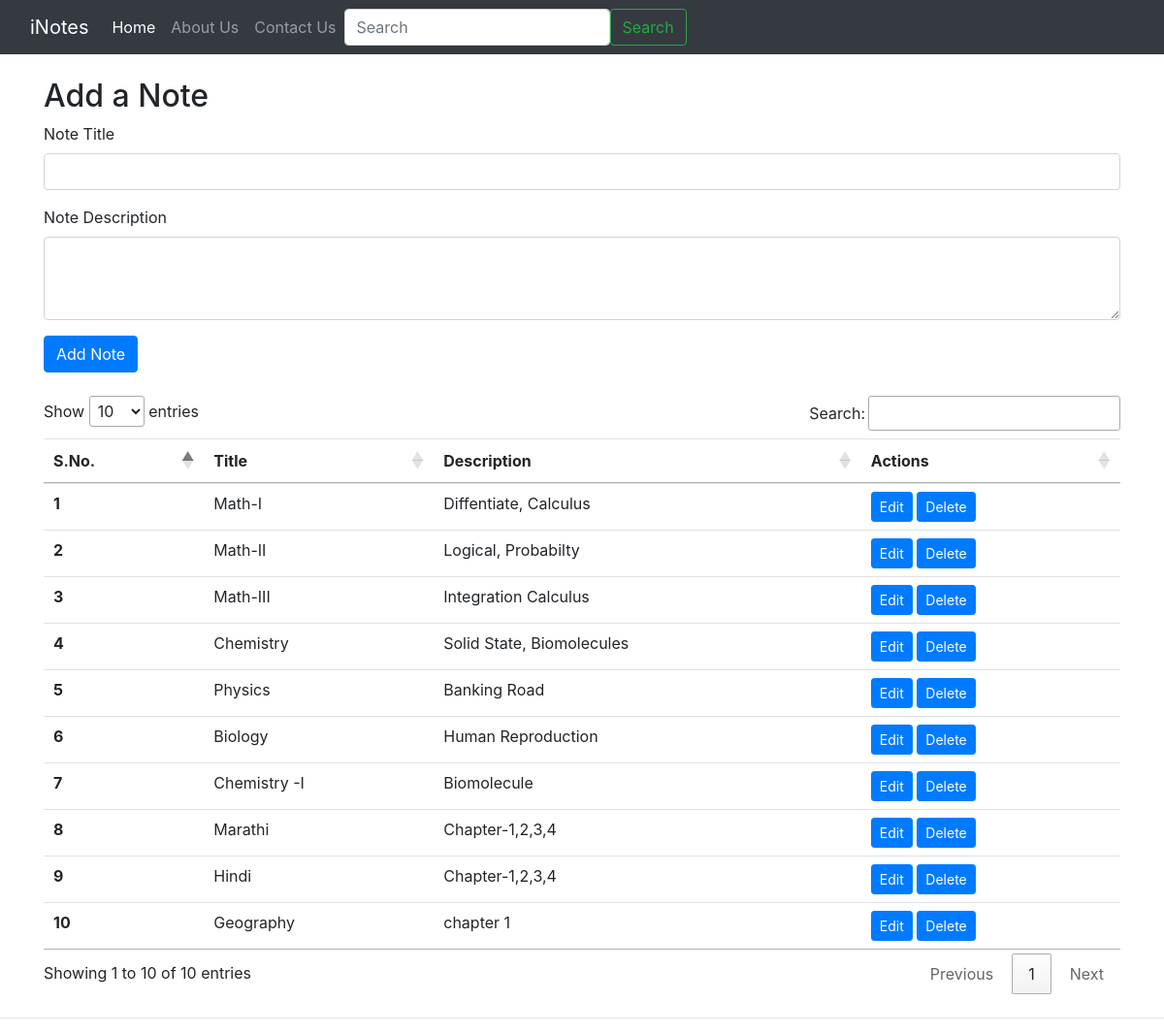
The page / on the database its author committed.
### tables this page shows
CREATE TABLE `notes` (
  `sno` int(11) NOT NULL,
  `title` varchar(50) NOT NULL,
  `description` text NOT NULL,
  `tstamp` datetime NOT NULL DEFAULT current_timestamp()
);

### index.php (the view, shortened to what this page needs)
<?php
$servername = "localhost";
$username = "root";
$password = "";
$database = "notes";
$conn = mysqli_connect($servername,$username,$password,$database);
?>
<!doctype html>
<html lang="en">
  <head>
    <link rel="stylesheet" href="https://stackpath.bootstrapcdn.com/bootstrap/4.4.1/css/bootstrap.min.css"
>
    <link rel="stylesheet" href="//cdn.datatables.net/1.10.20/css/jquery.dataTables.min.css">
  </head>
  <body>
    <nav class="navbar navbar-expand-lg navbar-dark bg-dark">
        <div class="container-fluid">
          <a class="navbar-brand" href="#">iNotes</a>
          <div class="collapse navbar-collapse" id="navbarSupportedContent">
            <ul class="navbar-nav me-auto mb-2 mb-lg-0">
              <li class="nav-item">
                <a class="nav-link active" aria-current="page" href="#">Home</a>
              </li>
              <li class="nav-item">
                <a class="nav-link" href="#">About Us</a>
              </li>
              <li class="nav-item">
                <a class="nav-link" href="#">Contact Us</a>
              </li>
            </ul>
            <form class="d-flex">
              <input class="form-control me-2" type="search" placeholder="Search" aria-label="Search">
              <button class="btn btn-outline-success" type="submit">Search</button>
            </form>
          </div>
        </div>
      </nav>
      <div class="container my-4">
        <h2>Add a Note</h2>
        <form action="/Crud/index.php" method="post">
            <div class="mb-3">
              <label for="title" class="form-label">Note Title</label>
              <input type="text" class="form-control" name="title" id="title" aria-describedby="emailHelp">
            </div>
            <div class="form-group">
                <label for="desc">Note Description</label>
                <textarea class="form-control" name="description" id="description" rows="3"></textarea>
            </div>
            <button type="submit" class="btn btn-primary">Add Note</button>
          </form>
      </div>
      <div class="container my-4">
<table class="table" id="myTable">
  <thead>
    <tr>
      <th scope="col">S.No.</th>
      <th scope="col">Title</th>
      <th scope="col">Description</th>
      <th scope="col">Actions</th>
    </tr>
  </thead>
  <tbody>
  <?php
          $sql = "SELECT * FROM `notes`";
          $result = mysqli_query($conn,$sql);
          $sno = 0;
          while($row= mysqli_fetch_assoc($result)){
            $sno = $sno + 1;
            echo " <tr>
            <th scope='row'>". $sno ."</th>
            <td>". $row['title'] ."</td>
            <td>". $row['description'] ."</td>
            <td><button class='edit btn btn-sm btn-primary' id=".$row['sno'].">Edit</button> <button class='delete btn btn-sm btn-primary' id=d".$row['sno'].">Delete</button></td>
          </tr>";
          }
          ?>
  </tbody>
</table>
      </div>
      <hr>
  </body>
</html>

### rows shown on the page
notes: title "Math-I", description "Diffentiate, Calculus"
notes: title "Math-II", description "Logical, Probabilty"
notes: title "Math-III", description "Integration Calculus"
notes: title "Chemistry", description "Solid State, Biomolecules"
notes: title "Physics", description "Banking Road"
notes: title "Biology", description "Human Reproduction"
notes: title "Chemistry -I", description "Biomolecule"
notes: title "Marathi", description "Chapter-1,2,3,4"
notes: title "Hindi", description "Chapter-1,2,3,4"
notes: title "Geography", description "chapter 1"
